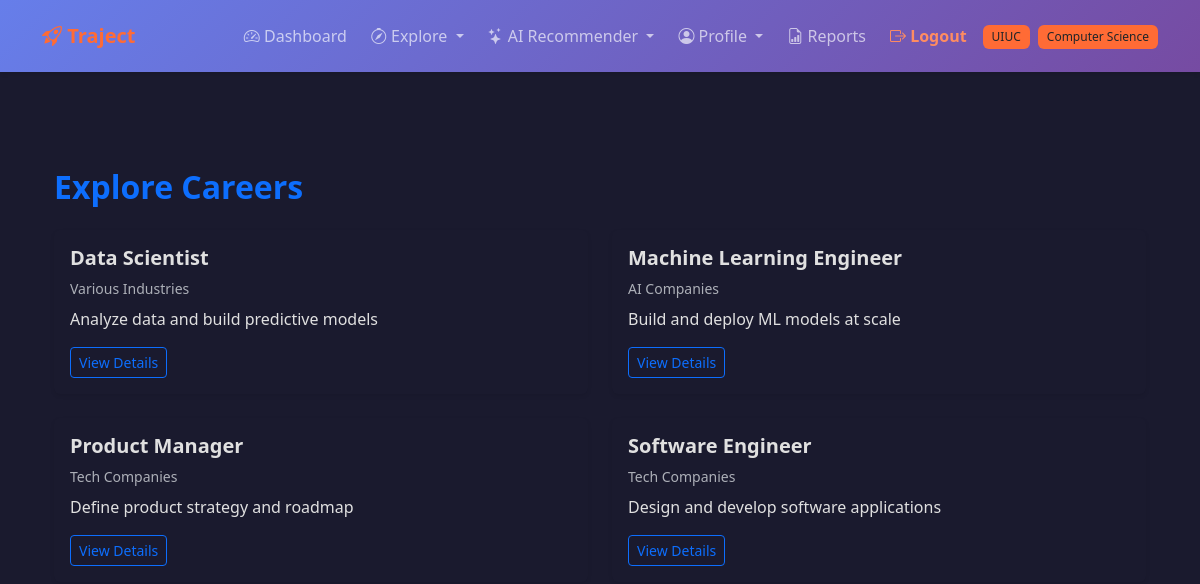
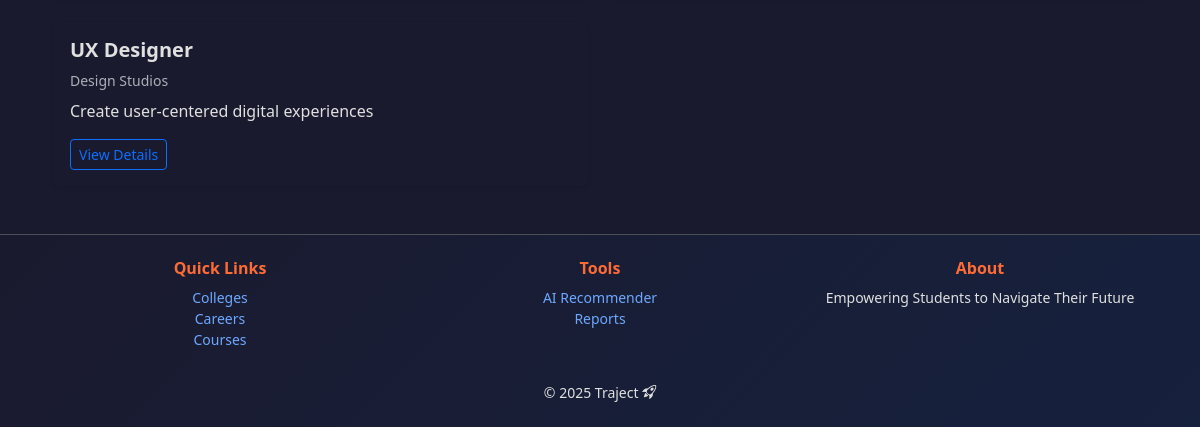
The app's page /careers/ (signed in), older data (2 pictures, top to bottom).
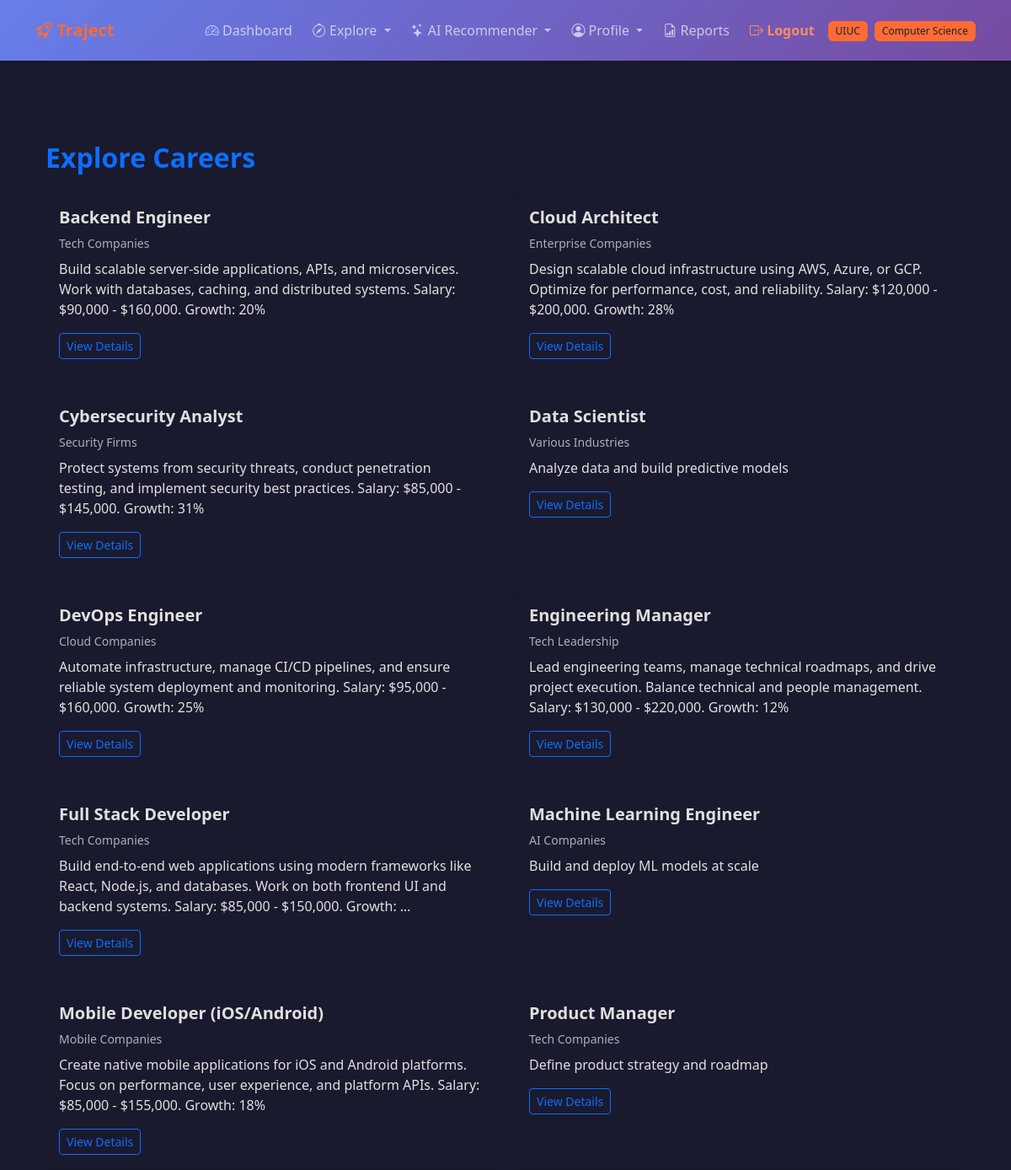
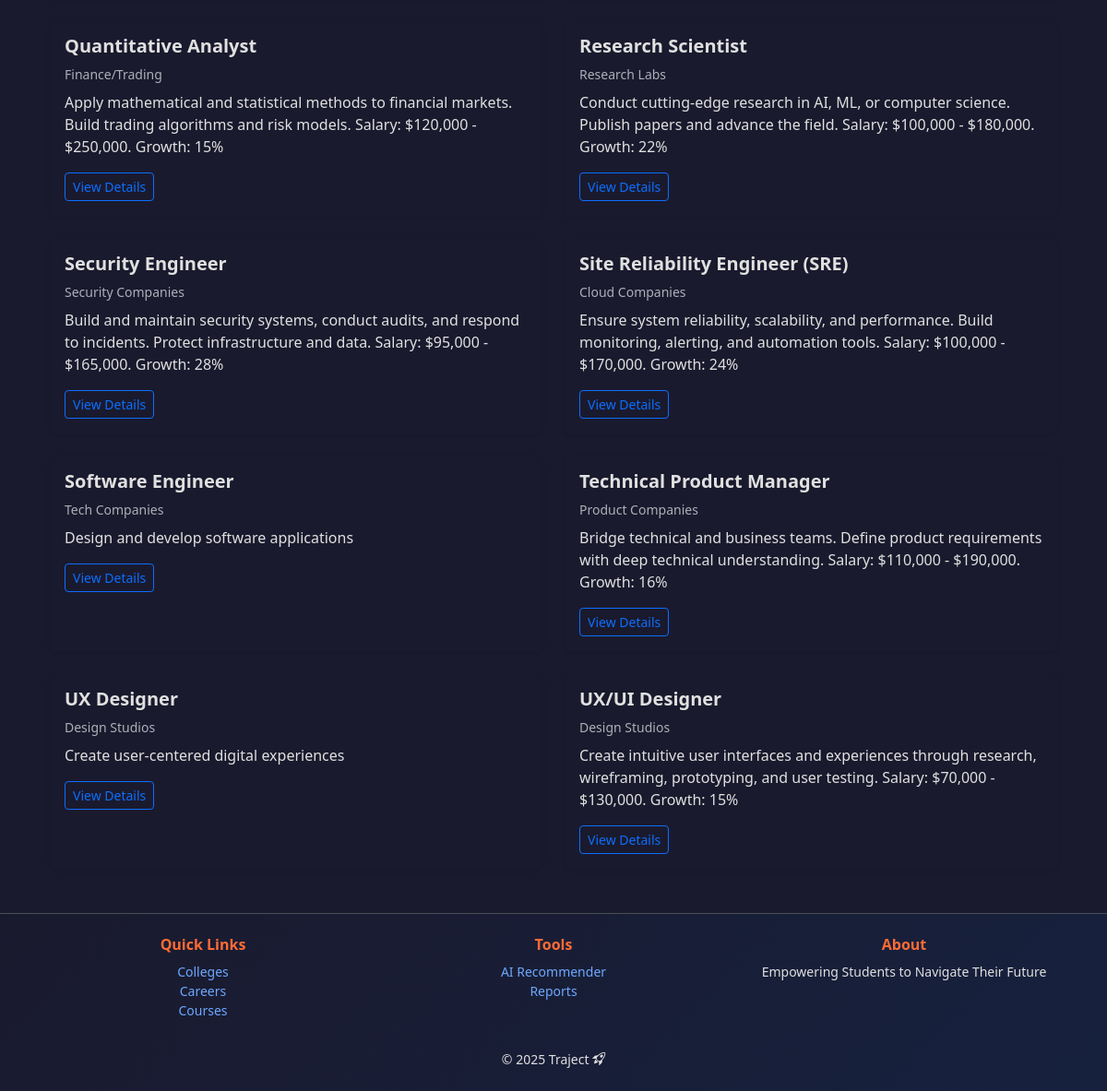
The same page, newer data (2 pictures, top to bottom).
### accounts/models.py (models this page shows, shortened)
class UserProfile(models.Model):
    ACADEMIC_YEARS = [
        ('FR', 'Freshman'),
        ('SO', 'Sophomore'),
        ('JR', 'Junior'),
        ('SR', 'Senior'),
        ('GR', 'Graduate'),
    ]
    user = models.OneToOneField(
        User, on_delete=models.CASCADE, related_name='profile'
    )
    college = models.ForeignKey(
        "colleges.College",
        on_delete=models.SET_NULL,
        null=True, blank=True,
        related_name='students'
    )
    major = models.ForeignKey(
        "colleges.Major",
        on_delete=models.SET_NULL,
        null=True, blank=True,
        related_name='major_students'
    )
    minors = models.ManyToManyField(
        "colleges.Major",
        blank=True,
        related_name='minor_students',
        help_text="Optional secondary areas of study."
    )
    gpa = models.DecimalField(
        max_digits=4,
        decimal_places=2,
        validators=[MinValueValidator(0.0), MaxValueValidator(4.0)],
        null=True, blank=True,
        help_text="GPA on a 4.0 scale."
    )
    academic_year = models.CharField(
        max_length=2,
        choices=ACADEMIC_YEARS,
        default='FR'
    )
    personal_interests = models.TextField(blank=True)
    career_goals = models.TextField(blank=True)
    clubs_interest = models.TextField(blank=True)
    clubs_user_is_a_part_of = models.TextField(blank=True)
    skills = models.TextField(blank=True)
    work_experience = models.TextField(blank=True)
    preferred_industries = models.TextField(blank=True)
    preferred_locations = models.TextField(blank=True)
    preferred_positions = models.TextField(blank=True)
    preferred_company = models.TextField(blank=True)
    created_at = models.DateTimeField(auto_now_add=True)
    class Meta:
        ordering = ['user__username']
        verbose_name = "User Profile"
        verbose_name_plural = "User Profiles"

### colleges/models.py (models this page shows, shortened)
class College(models.Model):
    college_name = models.CharField(max_length=300)  # Full college name
    city = models.CharField(max_length=100)
    state = models.CharField(max_length=100)
    abbreviation = models.CharField(max_length=50, unique=True)  # e.g. UIUC
    logo_url = models.URLField(blank=True, null=True)
    class Meta:
        ordering = ["college_name"]

class Major(models.Model):
    college = models.ForeignKey(
        College, on_delete=models.CASCADE, related_name="majors"
    )
    name = models.CharField(max_length=120)
    code = models.CharField(max_length=20, blank=True)  # e.g., CS, ECE, etc.
    class Meta:
        unique_together = ("college", "name")  # Prevent duplicates within same college
        ordering = ["college__abbreviation", "name"]

### careers/models.py (models this page shows, shortened)
class Career(models.Model):
    title = models.CharField(max_length=150)
    company = models.CharField(max_length=100, blank=True, null=True)
    industries = models.JSONField(default=list, blank=True)
    skills = models.JSONField(default=list, blank=True)
    description = models.TextField(blank=True)
    created_at = models.DateTimeField(auto_now_add=True)
    class Meta:
        ordering = ["title"]
        verbose_name = "Career"
        verbose_name_plural = "Careers"

### careers/views.py (the view)
# urls.py: path("", views.career_list_view, name="list"),
@login_required
def career_list_view(request):
    careers = Career.objects.all().order_by("title")
    return render(request, "careers/career_list.html", {"careers": careers})

### templates/careers/career_list.html (shortened to what this page needs)
{% extends "accounts/base.html" %}
{% block content %}
<div class="container mt-5">
 <h2 class="fw-bold mb-4 text-primary">Explore Careers</h2>
 {% if careers %}
 <div class="row row-cols-1 row-cols-md-2 g-4">
 {% for career in careers %}
 <div class="col">
 <div class="card shadow-sm border-0 hover-card h-100">
 <div class="card-body">
 <h5 class="fw-bold">{{ career.title }}</h5>
 <p class="text-muted small mb-2">{{ career.company }}</p>
 <p class="mb-0">{{ career.description|truncatewords:25 }}</p>
 <a href="{% url 'careers:detail' career.id %}" class="btn btn-sm btn-outline-primary mt-3">View Details</a>
 </div>
 </div>
 </div>
 {% endfor %}
 </div>
 {% else %}
 <p class="text-muted">No careers available yet.</p>
 {% endif %}
</div>
{% endblock %}

### templates/accounts/base.html (shortened to what this page needs)
{% load static %}
<!DOCTYPE html>
<html lang="en" data-bs-theme="dark">
 <head>
 <link
 href="https://cdn.jsdelivr.net/npm/bootstrap@5.3.3/dist/css/bootstrap.min.css"
 rel="stylesheet"
 >
 <link
 rel="stylesheet"
 href="https://cdn.jsdelivr.net/npm/bootstrap-icons@1.11.3/font/bootstrap-icons.min.css"
 >
 <link rel="stylesheet" href="{% static 'css/traject.css' %}">
 </head>
 <body class="traject-bg d-flex flex-column min-vh-100">
 <nav class="navbar navbar-expand-lg traject-navbar py-3">
 <div class="container">
 <a class="navbar-brand fw-bold text-accent" href="/">
 <i class="bi bi-rocket-takeoff"></i> Traject
 </a>
 <div class="collapse navbar-collapse" id="navbarNav">
 <ul class="navbar-nav ms-auto align-items-center gap-2">
 {% if user.is_authenticated %}
 <li class="nav-item">
 <a class="nav-link" href="{% url 'accounts:dashboard' %}">
 <i class="bi bi-speedometer2"></i> Dashboard
 </a>
 </li>
 <li class="nav-item dropdown">
 <a class="nav-link dropdown-toggle" href="#" role="button" data-bs-toggle="dropdown">
 <i class="bi bi-compass"></i> Explore
 </a>
 </li>
 <li class="nav-item dropdown">
 <a class="nav-link dropdown-toggle" href="#" role="button" data-bs-toggle="dropdown">
 <i class="bi bi-stars"></i> AI Recommender
 </a>
 </li>
 <li class="nav-item dropdown">
 <a class="nav-link dropdown-toggle" href="#" role="button" data-bs-toggle="dropdown">
 <i class="bi bi-person-circle"></i> Profile
 </a>
 </li>
 <li class="nav-item">
 <a class="nav-link" href="{% url 'accounts:reports' %}">
 <i class="bi bi-file-earmark-bar-graph"></i> Reports
 </a>
 </li>
 <li class="nav-item">
 <a class="nav-link fw-semibold text-accent-dark" href="{% url 'accounts:logout' %}">
 <i class="bi bi-box-arrow-right"></i> Logout
 </a>
 </li>
 {% if user.profile.college %}
 <li class="nav-item">
 <span class="badge bg-accent text-dark" data-bs-toggle="tooltip" title="Your College">
 {{ user.profile.college.abbreviation }}
 </span>
 </li>
 {% endif %}
 {% if user.profile.major %}
 <li class="nav-item">
 <span class="badge bg-accent text-dark" data-bs-toggle="tooltip" title="Your Major">
 {{ user.profile.major.name }}
 </span>
 </li>
 {% endif %}
 {% else %}
 <li class="nav-item"><a class="nav-link" href="{% url 'accounts:login' %}">Login</a></li>
 <li class="nav-item">
 <a class="btn btn-accent btn-sm" href="{% url 'accounts:signup' %}">Sign Up</a>
 </li>
 {% endif %}
 </ul>
 </div>
 </div>
 </nav>
 <main class="flex-grow-1 py-5">
 <div class="container">
 {% block content %}{% endblock %}
 </div>
 </main>
 <footer class="footer text-center py-4 border-top">
 <div class="container">
 <div class="row mb-3">
 <div class="col-md-4 mb-3 mb-md-0">
 <h6 class="text-accent fw-bold">Quick Links</h6>
 <ul class="list-unstyled small">
 <li><a href="{% url 'colleges:list' %}" class="text-decoration-none">Colleges</a></li>
 <li><a href="{% url 'careers:list' %}" class="text-decoration-none">Careers</a></li>
 <li><a href="{% url 'catalog:courses' %}" class="text-decoration-none">Courses</a></li>
 </ul>
 </div>
 <div class="col-md-4 mb-3 mb-md-0">
 <h6 class="text-accent fw-bold">Tools</h6>
 <ul class="list-unstyled small">
 {% if user.is_authenticated %}
 <li><a href="{% url 'recommender:dashboard' %}" class="text-decoration-none">AI Recommender</a></li>
 <li><a href="{% url 'accounts:reports' %}" class="text-decoration-none">Reports</a></li>
 {% else %}
 <li><a href="{% url 'accounts:login' %}" class="text-decoration-none">Login</a></li>
 <li><a href="{% url 'accounts:signup' %}" class="text-decoration-none">Sign Up</a></li>
 {% endif %}
 </ul>
 </div>
 <div class="col-md-4">
 <h6 class="text-accent fw-bold">About</h6>
 <p class="small mb-0">Empowering Students to Navigate Their Future</p>
 </div>
 </div>
 <p class="mb-0 small">&copy; {% now "Y" %} Traject <i class="bi bi-rocket-takeoff"></i></p>
 </div>
 </footer>
 </body>
</html>

### static/css/traject.css (style rules this page uses)
:root { --traject-primary: #667eea; --traject-secondary: #764ba2; --traject-accent: #FF6B35; --traject-dark: #1a1a2e; --traject-light: #f8f9fa; }
[data-bs-theme="dark"] { --bs-body-bg: #1a1a2e; --bs-body-color: #e0e0e0; }
.traject-bg { background-color: var(--traject-dark); }
.traject-navbar { background: linear-gradient(135deg, var(--traject-primary) 0%, var(--traject-secondary) 100%); box-shadow: 0 2px 4px rgba(0,0,0,.1); }
.text-accent { color: var(--traject-accent) !important; }
.text-accent-dark { color: #ff8c61 !important; }
.bg-accent { background-color: var(--traject-accent) !important; }
.card { transition: transform 0.3s ease, box-shadow 0.3s ease; }
.badge { padding: 0.5em 0.75em; font-weight: 500; }
.footer { background: linear-gradient(135deg, #1a1a2e 0%, #16213e 100%); border-top: 2px solid var(--traject-primary); }
html { scroll-behavior: smooth; }
.btn { transition: all 0.3s ease; }

Row changes from the older to the newer data that the page shows:
added Career: title "Backend Engineer", company "Tech Companies", description "Build scalable server-side applications, APIs, and microservices. Work with databases, caching, and distributed systems. Salary: $90,000 - $160,000. Growth: 20%"
added Career: title "Cloud Architect", company "Enterprise Companies", description "Design scalable cloud infrastructure using AWS, Azure, or GCP. Optimize for performance, cost, and reliability. Salary: $120,000 - $200,000. Growth: 28%"
added Career: title "Cybersecurity Analyst", company "Security Firms", description "Protect systems from security threats, conduct penetration testing, and implement security best practices. Salary: $85,000 - $145,000. Growth: 31%"
added Career: title "DevOps Engineer", company "Cloud Companies", description "Automate infrastructure, manage CI/CD pipelines, and ensure reliable system deployment and monitoring. Salary: $95,000 - $160,000. Growth: 25%"
added Career: title "Engineering Manager", company "Tech Leadership", description "Lead engineering teams, manage technical roadmaps, and drive project execution. Balance technical and people management. Salary: $130,000 - $220,000. Growth: 12%"
added Career: title "Full Stack Developer", company "Tech Companies", description "Build end-to-end web applications using modern frameworks like React, Node.js, and databases. Work on both frontend UI and backend systems. Salary: $85,000 - $150,000. Growth: …"
added Career: title "Mobile Developer (iOS/Android)", company "Mobile Companies", description "Create native mobile applications for iOS and Android platforms. Focus on performance, user experience, and platform APIs. Salary: $85,000 - $155,000. Growth: 18%"
added Career: title "Quantitative Analyst", company "Finance/Trading", description "Apply mathematical and statistical methods to financial markets. Build trading algorithms and risk models. Salary: $120,000 - $250,000. Growth: 15%"
added Career: title "Research Scientist", company "Research Labs", description "Conduct cutting-edge research in AI, ML, or computer science. Publish papers and advance the field. Salary: $100,000 - $180,000. Growth: 22%"
added Career: title "Security Engineer", company "Security Companies", description "Build and maintain security systems, conduct audits, and respond to incidents. Protect infrastructure and data. Salary: $95,000 - $165,000. Growth: 28%"
added Career: title "Site Reliability Engineer (SRE)", company "Cloud Companies", description "Ensure system reliability, scalability, and performance. Build monitoring, alerting, and automation tools. Salary: $100,000 - $170,000. Growth: 24%"
added Career: title "Technical Product Manager", company "Product Companies", description "Bridge technical and business teams. Define product requirements with deep technical understanding. Salary: $110,000 - $190,000. Growth: 16%"
added Career: title "UX/UI Designer", company "Design Studios", description "Create intuitive user interfaces and experiences through research, wireframing, prototyping, and user testing. Salary: $70,000 - $130,000. Growth: 15%"
